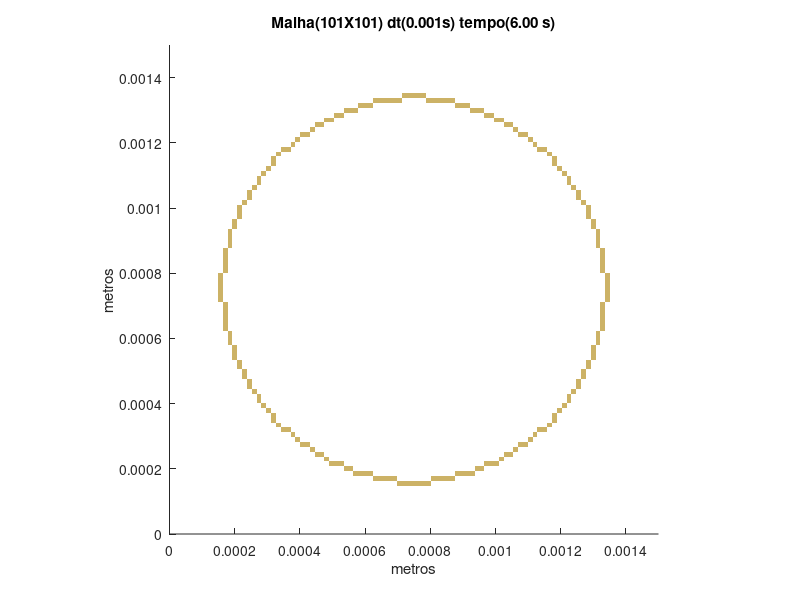

MATLAB code to generate this figure:
set (gca,'PlotBoxAspectRatio',[1 1 1],'Xlim',[0,0.0015],'Ylim',[0,0.0015])
hold on
title('Malha(101X101) dt(0.001s) tempo(6.00 s)')
hold on
ylabel('metros')
hold on
xlabel('metros')
hold on

fill([0.000698019801980198 0.000698019801980198 0.000712871287128713 0.000712871287128713],[0.000148514851485149 0.000163366336633663 0.000163366336633663 0.000148514851485149],[0.8,0.7,0.4],'LineStyle','none')

fill([0.000712871287128713 0.000712871287128713 0.000727722772277228 0.000727722772277228],[0.000148514851485149 0.000163366336633663 0.000163366336633663 0.000148514851485149],[0.8,0.7,0.4],'LineStyle','none')

fill([0.000727722772277228 0.000727722772277228 0.000742574257425743 0.000742574257425743],[0.000148514851485149 0.000163366336633663 0.000163366336633663 0.000148514851485149],[0.8,0.7,0.4],'LineStyle','none')

fill([0.000742574257425743 0.000742574257425743 0.000757425742574257 0.000757425742574257],[0.000148514851485149 0.000163366336633663 0.000163366336633663 0.000148514851485149],[0.8,0.7,0.4],'LineStyle','none')

fill([0.000757425742574257 0.000757425742574257 0.000772277227722772 0.000772277227722772],[0.000148514851485149 0.000163366336633663 0.000163366336633663 0.000148514851485149],[0.8,0.7,0.4],'LineStyle','none')

fill([0.000772277227722772 0.000772277227722772 0.000787128712871287 0.000787128712871287],[0.000148514851485149 0.000163366336633663 0.000163366336633663 0.000148514851485149],[0.8,0.7,0.4],'LineStyle','none')

fill([0.000787128712871287 0.000787128712871287 0.000801980198019802 0.000801980198019802],[0.000148514851485149 0.000163366336633663 0.000163366336633663 0.000148514851485149],[0.8,0.7,0.4],'LineStyle','none')

fill([0.000623762376237624 0.000623762376237624 0.000638613861386139 0.000638613861386139],[0.000163366336633663 0.000178217821782178 0.000178217821782178 0.000163366336633663],[0.8,0.7,0.4],'LineStyle','none')

fill([0.000638613861386139 0.000638613861386139 0.000653465346534653 0.000653465346534653],[0.000163366336633663 0.000178217821782178 0.000178217821782178 0.000163366336633663],[0.8,0.7,0.4],'LineStyle','none')

fill([0.000653465346534653 0.000653465346534653 0.000668316831683168 0.000668316831683168],[0.000163366336633663 0.000178217821782178 0.000178217821782178 0.000163366336633663],[0.8,0.7,0.4],'LineStyle','none')

fill([0.000668316831683168 0.000668316831683168 0.000683168316831683 0.000683168316831683],[0.000163366336633663 0.000178217821782178 0.000178217821782178 0.000163366336633663],[0.8,0.7,0.4],'LineStyle','none')

fill([0.000683168316831683 0.000683168316831683 0.000698019801980198 0.000698019801980198],[0.000163366336633663 0.000178217821782178 0.000178217821782178 0.000163366336633663],[0.8,0.7,0.4],'LineStyle','none')

fill([0.000801980198019802 0.000801980198019802 0.000816831683168317 0.000816831683168317],[0.000163366336633663 0.000178217821782178 0.000178217821782178 0.000163366336633663],[0.8,0.7,0.4],'LineStyle','none')

fill([0.000816831683168317 0.000816831683168317 0.000831683168316832 0.000831683168316832],[0.000163366336633663 0.000178217821782178 0.000178217821782178 0.000163366336633663],[0.8,0.7,0.4],'LineStyle','none')

fill([0.000831683168316832 0.000831683168316832 0.000846534653465347 0.000846534653465347],[0.000163366336633663 0.000178217821782178 0.000178217821782178 0.000163366336633663],[0.8,0.7,0.4],'LineStyle','none')

fill([0.000846534653465347 0.000846534653465347 0.000861386138613861 0.000861386138613861],[0.000163366336633663 0.000178217821782178 0.000178217821782178 0.000163366336633663],[0.8,0.7,0.4],'LineStyle','none')

fill([0.000861386138613861 0.000861386138613861 0.000876237623762376 0.000876237623762376],[0.000163366336633663 0.000178217821782178 0.000178217821782178 0.000163366336633663],[0.8,0.7,0.4],'LineStyle','none')

fill([0.000564356435643564 0.000564356435643564 0.000579207920792079 0.000579207920792079],[0.000178217821782178 0.000193069306930693 0.000193069306930693 0.000178217821782178],[0.8,0.7,0.4],'LineStyle','none')

fill([0.000579207920792079 0.000579207920792079 0.000594059405940594 0.000594059405940594],[0.000178217821782178 0.000193069306930693 0.000193069306930693 0.000178217821782178],[0.8,0.7,0.4],'LineStyle','none')

fill([0.000594059405940594 0.000594059405940594 0.000608910891089109 0.000608910891089109],[0.000178217821782178 0.000193069306930693 0.000193069306930693 0.000178217821782178],[0.8,0.7,0.4],'LineStyle','none')

fill([0.000608910891089109 0.000608910891089109 0.000623762376237624 0.000623762376237624],[0.000178217821782178 0.000193069306930693 0.000193069306930693 0.000178217821782178],[0.8,0.7,0.4],'LineStyle','none')

fill([0.000876237623762376 0.000876237623762376 0.000891089108910891 0.000891089108910891],[0.000178217821782178 0.000193069306930693 0.000193069306930693 0.000178217821782178],[0.8,0.7,0.4],'LineStyle','none')

fill([0.000891089108910891 0.000891089108910891 0.000905940594059406 0.000905940594059406],[0.000178217821782178 0.000193069306930693 0.000193069306930693 0.000178217821782178],[0.8,0.7,0.4],'LineStyle','none')

fill([0.000905940594059406 0.000905940594059406 0.000920792079207921 0.000920792079207921],[0.000178217821782178 0.000193069306930693 0.000193069306930693 0.000178217821782178],[0.8,0.7,0.4],'LineStyle','none')

fill([0.000920792079207921 0.000920792079207921 0.000935643564356436 0.000935643564356436],[0.000178217821782178 0.000193069306930693 0.000193069306930693 0.000178217821782178],[0.8,0.7,0.4],'LineStyle','none')

fill([0.000534653465346535 0.000534653465346535 0.000549504950495049 0.000549504950495049],[0.000193069306930693 0.000207920792079208 0.000207920792079208 0.000193069306930693],[0.8,0.7,0.4],'LineStyle','none')

fill([0.000549504950495049 0.000549504950495049 0.000564356435643564 0.000564356435643564],[0.000193069306930693 0.000207920792079208 0.000207920792079208 0.000193069306930693],[0.8,0.7,0.4],'LineStyle','none')

fill([0.000935643564356436 0.000935643564356436 0.00095049504950495 0.00095049504950495],[0.000193069306930693 0.000207920792079208 0.000207920792079208 0.000193069306930693],[0.8,0.7,0.4],'LineStyle','none')

fill([0.00095049504950495 0.00095049504950495 0.000965346534653465 0.000965346534653465],[0.000193069306930693 0.000207920792079208 0.000207920792079208 0.000193069306930693],[0.8,0.7,0.4],'LineStyle','none')

fill([0.00049009900990099 0.00049009900990099 0.000504950495049505 0.000504950495049505],[0.000207920792079208 0.000222772277227723 0.000222772277227723 0.000207920792079208],[0.8,0.7,0.4],'LineStyle','none')

fill([0.000504950495049505 0.000504950495049505 0.00051980198019802 0.00051980198019802],[0.000207920792079208 0.000222772277227723 0.000222772277227723 0.000207920792079208],[0.8,0.7,0.4],'LineStyle','none')

fill([0.00051980198019802 0.00051980198019802 0.000534653465346535 0.000534653465346535],[0.000207920792079208 0.000222772277227723 0.000222772277227723 0.000207920792079208],[0.8,0.7,0.4],'LineStyle','none')

fill([0.000965346534653465 0.000965346534653465 0.00098019801980198 0.00098019801980198],[0.000207920792079208 0.000222772277227723 0.000222772277227723 0.000207920792079208],[0.8,0.7,0.4],'LineStyle','none')

fill([0.00098019801980198 0.00098019801980198 0.000995049504950495 0.000995049504950495],[0.000207920792079208 0.000222772277227723 0.000222772277227723 0.000207920792079208],[0.8,0.7,0.4],'LineStyle','none')

fill([0.000995049504950495 0.000995049504950495 0.00100990099009901 0.00100990099009901],[0.000207920792079208 0.000222772277227723 0.000222772277227723 0.000207920792079208],[0.8,0.7,0.4],'LineStyle','none')

fill([0.000475247524752475 0.000475247524752475 0.00049009900990099 0.00049009900990099],[0.000222772277227723 0.000237623762376238 0.000237623762376238 0.000222772277227723],[0.8,0.7,0.4],'LineStyle','none')

fill([0.00100990099009901 0.00100990099009901 0.00102475247524752 0.00102475247524752],[0.000222772277227723 0.000237623762376238 0.000237623762376238 0.000222772277227723],[0.8,0.7,0.4],'LineStyle','none')

fill([0.000445544554455446 0.000445544554455446 0.00046039603960396 0.00046039603960396],[0.000237623762376238 0.000252475247524752 0.000252475247524752 0.000237623762376238],[0.8,0.7,0.4],'LineStyle','none')

fill([0.00046039603960396 0.00046039603960396 0.000475247524752475 0.000475247524752475],[0.000237623762376238 0.000252475247524752 0.000252475247524752 0.000237623762376238],[0.8,0.7,0.4],'LineStyle','none')

fill([0.00102475247524752 0.00102475247524752 0.00103960396039604 0.00103960396039604],[0.000237623762376238 0.000252475247524752 0.000252475247524752 0.000237623762376238],[0.8,0.7,0.4],'LineStyle','none')

fill([0.00103960396039604 0.00103960396039604 0.00105445544554455 0.00105445544554455],[0.000237623762376238 0.000252475247524752 0.000252475247524752 0.000237623762376238],[0.8,0.7,0.4],'LineStyle','none')

fill([0.000430693069306931 0.000430693069306931 0.000445544554455446 0.000445544554455446],[0.000252475247524752 0.000267326732673267 0.000267326732673267 0.000252475247524752],[0.8,0.7,0.4],'LineStyle','none')

fill([0.00105445544554455 0.00105445544554455 0.00106930693069307 0.00106930693069307],[0.000252475247524752 0.000267326732673267 0.000267326732673267 0.000252475247524752],[0.8,0.7,0.4],'LineStyle','none')

fill([0.000400990099009901 0.000400990099009901 0.000415841584158416 0.000415841584158416],[0.000267326732673267 0.000282178217821782 0.000282178217821782 0.000267326732673267],[0.8,0.7,0.4],'LineStyle','none')

fill([0.000415841584158416 0.000415841584158416 0.000430693069306931 0.000430693069306931],[0.000267326732673267 0.000282178217821782 0.000282178217821782 0.000267326732673267],[0.8,0.7,0.4],'LineStyle','none')

fill([0.00106930693069307 0.00106930693069307 0.00108415841584158 0.00108415841584158],[0.000267326732673267 0.000282178217821782 0.000282178217821782 0.000267326732673267],[0.8,0.7,0.4],'LineStyle','none')

fill([0.00108415841584158 0.00108415841584158 0.0010990099009901 0.0010990099009901],[0.000267326732673267 0.000282178217821782 0.000282178217821782 0.000267326732673267],[0.8,0.7,0.4],'LineStyle','none')

fill([0.000386138613861386 0.000386138613861386 0.000400990099009901 0.000400990099009901],[0.000282178217821782 0.000297029702970297 0.000297029702970297 0.000282178217821782],[0.8,0.7,0.4],'LineStyle','none')

fill([0.0010990099009901 0.0010990099009901 0.00111386138613861 0.00111386138613861],[0.000282178217821782 0.000297029702970297 0.000297029702970297 0.000282178217821782],[0.8,0.7,0.4],'LineStyle','none')

fill([0.000371287128712871 0.000371287128712871 0.000386138613861386 0.000386138613861386],[0.000297029702970297 0.000311881188118812 0.000311881188118812 0.000297029702970297],[0.8,0.7,0.4],'LineStyle','none')

fill([0.00111386138613861 0.00111386138613861 0.00112871287128713 0.00112871287128713],[0.000297029702970297 0.000311881188118812 0.000311881188118812 0.000297029702970297],[0.8,0.7,0.4],'LineStyle','none')

fill([0.000341584158415842 0.000341584158415842 0.000356435643564356 0.000356435643564356],[0.000311881188118812 0.000326732673267327 0.000326732673267327 0.000311881188118812],[0.8,0.7,0.4],'LineStyle','none')

fill([0.000356435643564356 0.000356435643564356 0.000371287128712871 0.000371287128712871],[0.000311881188118812 0.000326732673267327 0.000326732673267327 0.000311881188118812],[0.8,0.7,0.4],'LineStyle','none')

fill([0.00112871287128713 0.00112871287128713 0.00114356435643564 0.00114356435643564],[0.000311881188118812 0.000326732673267327 0.000326732673267327 0.000311881188118812],[0.8,0.7,0.4],'LineStyle','none')

fill([0.00114356435643564 0.00114356435643564 0.00115841584158416 0.00115841584158416],[0.000311881188118812 0.000326732673267327 0.000326732673267327 0.000311881188118812],[0.8,0.7,0.4],'LineStyle','none')

fill([0.000326732673267327 0.000326732673267327 0.000341584158415842 0.000341584158415842],[0.000326732673267327 0.000341584158415842 0.000341584158415842 0.000326732673267327],[0.8,0.7,0.4],'LineStyle','none')

fill([0.00115841584158416 0.00115841584158416 0.00117326732673267 0.00117326732673267],[0.000326732673267327 0.000341584158415842 0.000341584158415842 0.000326732673267327],[0.8,0.7,0.4],'LineStyle','none')

fill([0.000311881188118812 0.000311881188118812 0.000326732673267327 0.000326732673267327],[0.000341584158415842 0.000356435643564356 0.000356435643564356 0.000341584158415842],[0.8,0.7,0.4],'LineStyle','none')

fill([0.00117326732673267 0.00117326732673267 0.00118811881188119 0.00118811881188119],[0.000341584158415842 0.000356435643564356 0.000356435643564356 0.000341584158415842],[0.8,0.7,0.4],'LineStyle','none')

fill([0.000311881188118812 0.000311881188118812 0.000326732673267327 0.000326732673267327],[0.000356435643564356 0.000371287128712871 0.000371287128712871 0.000356435643564356],[0.8,0.7,0.4],'LineStyle','none')

fill([0.00117326732673267 0.00117326732673267 0.00118811881188119 0.00118811881188119],[0.000356435643564356 0.000371287128712871 0.000371287128712871 0.000356435643564356],[0.8,0.7,0.4],'LineStyle','none')

fill([0.000297029702970297 0.000297029702970297 0.000311881188118812 0.000311881188118812],[0.000371287128712871 0.000386138613861386 0.000386138613861386 0.000371287128712871],[0.8,0.7,0.4],'LineStyle','none')

fill([0.00118811881188119 0.00118811881188119 0.0012029702970297 0.0012029702970297],[0.000371287128712871 0.000386138613861386 0.000386138613861386 0.000371287128712871],[0.8,0.7,0.4],'LineStyle','none')

fill([0.000282178217821782 0.000282178217821782 0.000297029702970297 0.000297029702970297],[0.000386138613861386 0.000400990099009901 0.000400990099009901 0.000386138613861386],[0.8,0.7,0.4],'LineStyle','none')

fill([0.0012029702970297 0.0012029702970297 0.00121782178217822 0.00121782178217822],[0.000386138613861386 0.000400990099009901 0.000400990099009901 0.000386138613861386],[0.8,0.7,0.4],'LineStyle','none')

fill([0.000267326732673267 0.000267326732673267 0.000282178217821782 0.000282178217821782],[0.000400990099009901 0.000415841584158416 0.000415841584158416 0.000400990099009901],[0.8,0.7,0.4],'LineStyle','none')

fill([0.00121782178217822 0.00121782178217822 0.00123267326732673 0.00123267326732673],[0.000400990099009901 0.000415841584158416 0.000415841584158416 0.000400990099009901],[0.8,0.7,0.4],'LineStyle','none')

fill([0.000267326732673267 0.000267326732673267 0.000282178217821782 0.000282178217821782],[0.000415841584158416 0.000430693069306931 0.000430693069306931 0.000415841584158416],[0.8,0.7,0.4],'LineStyle','none')

fill([0.00121782178217822 0.00121782178217822 0.00123267326732673 0.00123267326732673],[0.000415841584158416 0.000430693069306931 0.000430693069306931 0.000415841584158416],[0.8,0.7,0.4],'LineStyle','none')

fill([0.000252475247524752 0.000252475247524752 0.000267326732673267 0.000267326732673267],[0.000430693069306931 0.000445544554455446 0.000445544554455446 0.000430693069306931],[0.8,0.7,0.4],'LineStyle','none')

fill([0.00123267326732673 0.00123267326732673 0.00124752475247525 0.00124752475247525],[0.000430693069306931 0.000445544554455446 0.000445544554455446 0.000430693069306931],[0.8,0.7,0.4],'LineStyle','none')

fill([0.000237623762376238 0.000237623762376238 0.000252475247524752 0.000252475247524752],[0.000445544554455446 0.00046039603960396 0.00046039603960396 0.000445544554455446],[0.8,0.7,0.4],'LineStyle','none')

fill([0.00124752475247525 0.00124752475247525 0.00126237623762376 0.00126237623762376],[0.000445544554455446 0.00046039603960396 0.00046039603960396 0.000445544554455446],[0.8,0.7,0.4],'LineStyle','none')

fill([0.000237623762376238 0.000237623762376238 0.000252475247524752 0.000252475247524752],[0.00046039603960396 0.000475247524752475 0.000475247524752475 0.00046039603960396],[0.8,0.7,0.4],'LineStyle','none')

fill([0.00124752475247525 0.00124752475247525 0.00126237623762376 0.00126237623762376],[0.00046039603960396 0.000475247524752475 0.000475247524752475 0.00046039603960396],[0.8,0.7,0.4],'LineStyle','none')

fill([0.000222772277227723 0.000222772277227723 0.000237623762376238 0.000237623762376238],[0.000475247524752475 0.00049009900990099 0.00049009900990099 0.000475247524752475],[0.8,0.7,0.4],'LineStyle','none')

fill([0.00126237623762376 0.00126237623762376 0.00127722772277228 0.00127722772277228],[0.000475247524752475 0.00049009900990099 0.00049009900990099 0.000475247524752475],[0.8,0.7,0.4],'LineStyle','none')

fill([0.000222772277227723 0.000222772277227723 0.000237623762376238 0.000237623762376238],[0.00049009900990099 0.000504950495049505 0.000504950495049505 0.00049009900990099],[0.8,0.7,0.4],'LineStyle','none')

fill([0.00126237623762376 0.00126237623762376 0.00127722772277228 0.00127722772277228],[0.00049009900990099 0.000504950495049505 0.000504950495049505 0.00049009900990099],[0.8,0.7,0.4],'LineStyle','none')

fill([0.000207920792079208 0.000207920792079208 0.000222772277227723 0.000222772277227723],[0.000504950495049505 0.00051980198019802 0.00051980198019802 0.000504950495049505],[0.8,0.7,0.4],'LineStyle','none')

fill([0.00127722772277228 0.00127722772277228 0.00129207920792079 0.00129207920792079],[0.000504950495049505 0.00051980198019802 0.00051980198019802 0.000504950495049505],[0.8,0.7,0.4],'LineStyle','none')

fill([0.000207920792079208 0.000207920792079208 0.000222772277227723 0.000222772277227723],[0.00051980198019802 0.000534653465346535 0.000534653465346535 0.00051980198019802],[0.8,0.7,0.4],'LineStyle','none')

fill([0.00127722772277228 0.00127722772277228 0.00129207920792079 0.00129207920792079],[0.00051980198019802 0.000534653465346535 0.000534653465346535 0.00051980198019802],[0.8,0.7,0.4],'LineStyle','none')

fill([0.000193069306930693 0.000193069306930693 0.000207920792079208 0.000207920792079208],[0.000534653465346535 0.000549504950495049 0.000549504950495049 0.000534653465346535],[0.8,0.7,0.4],'LineStyle','none')

fill([0.00129207920792079 0.00129207920792079 0.00130693069306931 0.00130693069306931],[0.000534653465346535 0.000549504950495049 0.000549504950495049 0.000534653465346535],[0.8,0.7,0.4],'LineStyle','none')

fill([0.000193069306930693 0.000193069306930693 0.000207920792079208 0.000207920792079208],[0.000549504950495049 0.000564356435643564 0.000564356435643564 0.000549504950495049],[0.8,0.7,0.4],'LineStyle','none')

fill([0.00129207920792079 0.00129207920792079 0.00130693069306931 0.00130693069306931],[0.000549504950495049 0.000564356435643564 0.000564356435643564 0.000549504950495049],[0.8,0.7,0.4],'LineStyle','none')

fill([0.000193069306930693 0.000193069306930693 0.000207920792079208 0.000207920792079208],[0.000564356435643564 0.000579207920792079 0.000579207920792079 0.000564356435643564],[0.8,0.7,0.4],'LineStyle','none')

fill([0.00129207920792079 0.00129207920792079 0.00130693069306931 0.00130693069306931],[0.000564356435643564 0.000579207920792079 0.000579207920792079 0.000564356435643564],[0.8,0.7,0.4],'LineStyle','none')

fill([0.000178217821782178 0.000178217821782178 0.000193069306930693 0.000193069306930693],[0.000579207920792079 0.000594059405940594 0.000594059405940594 0.000579207920792079],[0.8,0.7,0.4],'LineStyle','none')

fill([0.00130693069306931 0.00130693069306931 0.00132178217821782 0.00132178217821782],[0.000579207920792079 0.000594059405940594 0.000594059405940594 0.000579207920792079],[0.8,0.7,0.4],'LineStyle','none')

fill([0.000178217821782178 0.000178217821782178 0.000193069306930693 0.000193069306930693],[0.000594059405940594 0.000608910891089109 0.000608910891089109 0.000594059405940594],[0.8,0.7,0.4],'LineStyle','none')

fill([0.00130693069306931 0.00130693069306931 0.00132178217821782 0.00132178217821782],[0.000594059405940594 0.000608910891089109 0.000608910891089109 0.000594059405940594],[0.8,0.7,0.4],'LineStyle','none')

fill([0.000178217821782178 0.000178217821782178 0.000193069306930693 0.000193069306930693],[0.000608910891089109 0.000623762376237624 0.000623762376237624 0.000608910891089109],[0.8,0.7,0.4],'LineStyle','none')

fill([0.00130693069306931 0.00130693069306931 0.00132178217821782 0.00132178217821782],[0.000608910891089109 0.000623762376237624 0.000623762376237624 0.000608910891089109],[0.8,0.7,0.4],'LineStyle','none')

fill([0.000163366336633663 0.000163366336633663 0.000178217821782178 0.000178217821782178],[0.000623762376237624 0.000638613861386139 0.000638613861386139 0.000623762376237624],[0.8,0.7,0.4],'LineStyle','none')

fill([0.00132178217821782 0.00132178217821782 0.00133663366336634 0.00133663366336634],[0.000623762376237624 0.000638613861386139 0.000638613861386139 0.000623762376237624],[0.8,0.7,0.4],'LineStyle','none')

fill([0.000163366336633663 0.000163366336633663 0.000178217821782178 0.000178217821782178],[0.000638613861386139 0.000653465346534653 0.000653465346534653 0.000638613861386139],[0.8,0.7,0.4],'LineStyle','none')

fill([0.00132178217821782 0.00132178217821782 0.00133663366336634 0.00133663366336634],[0.000638613861386139 0.000653465346534653 0.000653465346534653 0.000638613861386139],[0.8,0.7,0.4],'LineStyle','none')

fill([0.000163366336633663 0.000163366336633663 0.000178217821782178 0.000178217821782178],[0.000653465346534653 0.000668316831683168 0.000668316831683168 0.000653465346534653],[0.8,0.7,0.4],'LineStyle','none')

fill([0.00132178217821782 0.00132178217821782 0.00133663366336634 0.00133663366336634],[0.000653465346534653 0.000668316831683168 0.000668316831683168 0.000653465346534653],[0.8,0.7,0.4],'LineStyle','none')

fill([0.000163366336633663 0.000163366336633663 0.000178217821782178 0.000178217821782178],[0.000668316831683168 0.000683168316831683 0.000683168316831683 0.000668316831683168],[0.8,0.7,0.4],'LineStyle','none')

fill([0.00132178217821782 0.00132178217821782 0.00133663366336634 0.00133663366336634],[0.000668316831683168 0.000683168316831683 0.000683168316831683 0.000668316831683168],[0.8,0.7,0.4],'LineStyle','none')

fill([0.000163366336633663 0.000163366336633663 0.000178217821782178 0.000178217821782178],[0.000683168316831683 0.000698019801980198 0.000698019801980198 0.000683168316831683],[0.8,0.7,0.4],'LineStyle','none')

fill([0.00132178217821782 0.00132178217821782 0.00133663366336634 0.00133663366336634],[0.000683168316831683 0.000698019801980198 0.000698019801980198 0.000683168316831683],[0.8,0.7,0.4],'LineStyle','none')

fill([0.000163366336633663 0.000163366336633663 0.000178217821782178 0.000178217821782178],[0.000698019801980198 0.000712871287128713 0.000712871287128713 0.000698019801980198],[0.8,0.7,0.4],'LineStyle','none')

fill([0.00132178217821782 0.00132178217821782 0.00133663366336634 0.00133663366336634],[0.000698019801980198 0.000712871287128713 0.000712871287128713 0.000698019801980198],[0.8,0.7,0.4],'LineStyle','none')

fill([0.000148514851485149 0.000148514851485149 0.000163366336633663 0.000163366336633663],[0.000712871287128713 0.000727722772277228 0.000727722772277228 0.000712871287128713],[0.8,0.7,0.4],'LineStyle','none')

fill([0.00133663366336634 0.00133663366336634 0.00135148514851485 0.00135148514851485],[0.000712871287128713 0.000727722772277228 0.000727722772277228 0.000712871287128713],[0.8,0.7,0.4],'LineStyle','none')

fill([0.000148514851485149 0.000148514851485149 0.000163366336633663 0.000163366336633663],[0.000727722772277228 0.000742574257425743 0.000742574257425743 0.000727722772277228],[0.8,0.7,0.4],'LineStyle','none')

fill([0.00133663366336634 0.00133663366336634 0.00135148514851485 0.00135148514851485],[0.000727722772277228 0.000742574257425743 0.000742574257425743 0.000727722772277228],[0.8,0.7,0.4],'LineStyle','none')

fill([0.000148514851485149 0.000148514851485149 0.000163366336633663 0.000163366336633663],[0.000742574257425743 0.000757425742574257 0.000757425742574257 0.000742574257425743],[0.8,0.7,0.4],'LineStyle','none')

fill([0.00133663366336634 0.00133663366336634 0.00135148514851485 0.00135148514851485],[0.000742574257425743 0.000757425742574257 0.000757425742574257 0.000742574257425743],[0.8,0.7,0.4],'LineStyle','none')

fill([0.000148514851485149 0.000148514851485149 0.000163366336633663 0.000163366336633663],[0.000757425742574257 0.000772277227722772 0.000772277227722772 0.000757425742574257],[0.8,0.7,0.4],'LineStyle','none')

fill([0.00133663366336634 0.00133663366336634 0.00135148514851485 0.00135148514851485],[0.000757425742574257 0.000772277227722772 0.000772277227722772 0.000757425742574257],[0.8,0.7,0.4],'LineStyle','none')

fill([0.000148514851485149 0.000148514851485149 0.000163366336633663 0.000163366336633663],[0.000772277227722772 0.000787128712871287 0.000787128712871287 0.000772277227722772],[0.8,0.7,0.4],'LineStyle','none')

fill([0.00133663366336634 0.00133663366336634 0.00135148514851485 0.00135148514851485],[0.000772277227722772 0.000787128712871287 0.000787128712871287 0.000772277227722772],[0.8,0.7,0.4],'LineStyle','none')

fill([0.000148514851485149 0.000148514851485149 0.000163366336633663 0.000163366336633663],[0.000787128712871287 0.000801980198019802 0.000801980198019802 0.000787128712871287],[0.8,0.7,0.4],'LineStyle','none')

fill([0.00133663366336634 0.00133663366336634 0.00135148514851485 0.00135148514851485],[0.000787128712871287 0.000801980198019802 0.000801980198019802 0.000787128712871287],[0.8,0.7,0.4],'LineStyle','none')

fill([0.000163366336633663 0.000163366336633663 0.000178217821782178 0.000178217821782178],[0.000801980198019802 0.000816831683168317 0.000816831683168317 0.000801980198019802],[0.8,0.7,0.4],'LineStyle','none')

fill([0.00132178217821782 0.00132178217821782 0.00133663366336634 0.00133663366336634],[0.000801980198019802 0.000816831683168317 0.000816831683168317 0.000801980198019802],[0.8,0.7,0.4],'LineStyle','none')

fill([0.000163366336633663 0.000163366336633663 0.000178217821782178 0.000178217821782178],[0.000816831683168317 0.000831683168316832 0.000831683168316832 0.000816831683168317],[0.8,0.7,0.4],'LineStyle','none')

fill([0.00132178217821782 0.00132178217821782 0.00133663366336634 0.00133663366336634],[0.000816831683168317 0.000831683168316832 0.000831683168316832 0.000816831683168317],[0.8,0.7,0.4],'LineStyle','none')

fill([0.000163366336633663 0.000163366336633663 0.000178217821782178 0.000178217821782178],[0.000831683168316832 0.000846534653465347 0.000846534653465347 0.000831683168316832],[0.8,0.7,0.4],'LineStyle','none')

fill([0.00132178217821782 0.00132178217821782 0.00133663366336634 0.00133663366336634],[0.000831683168316832 0.000846534653465347 0.000846534653465347 0.000831683168316832],[0.8,0.7,0.4],'LineStyle','none')

fill([0.000163366336633663 0.000163366336633663 0.000178217821782178 0.000178217821782178],[0.000846534653465347 0.000861386138613861 0.000861386138613861 0.000846534653465347],[0.8,0.7,0.4],'LineStyle','none')

fill([0.00132178217821782 0.00132178217821782 0.00133663366336634 0.00133663366336634],[0.000846534653465347 0.000861386138613861 0.000861386138613861 0.000846534653465347],[0.8,0.7,0.4],'LineStyle','none')

fill([0.000163366336633663 0.000163366336633663 0.000178217821782178 0.000178217821782178],[0.000861386138613861 0.000876237623762376 0.000876237623762376 0.000861386138613861],[0.8,0.7,0.4],'LineStyle','none')

fill([0.00132178217821782 0.00132178217821782 0.00133663366336634 0.00133663366336634],[0.000861386138613861 0.000876237623762376 0.000876237623762376 0.000861386138613861],[0.8,0.7,0.4],'LineStyle','none')

fill([0.000178217821782178 0.000178217821782178 0.000193069306930693 0.000193069306930693],[0.000876237623762376 0.000891089108910891 0.000891089108910891 0.000876237623762376],[0.8,0.7,0.4],'LineStyle','none')

fill([0.00130693069306931 0.00130693069306931 0.00132178217821782 0.00132178217821782],[0.000876237623762376 0.000891089108910891 0.000891089108910891 0.000876237623762376],[0.8,0.7,0.4],'LineStyle','none')

fill([0.000178217821782178 0.000178217821782178 0.000193069306930693 0.000193069306930693],[0.000891089108910891 0.000905940594059406 0.000905940594059406 0.000891089108910891],[0.8,0.7,0.4],'LineStyle','none')

fill([0.00130693069306931 0.00130693069306931 0.00132178217821782 0.00132178217821782],[0.000891089108910891 0.000905940594059406 0.000905940594059406 0.000891089108910891],[0.8,0.7,0.4],'LineStyle','none')

fill([0.000178217821782178 0.000178217821782178 0.000193069306930693 0.000193069306930693],[0.000905940594059406 0.000920792079207921 0.000920792079207921 0.000905940594059406],[0.8,0.7,0.4],'LineStyle','none')

fill([0.00130693069306931 0.00130693069306931 0.00132178217821782 0.00132178217821782],[0.000905940594059406 0.000920792079207921 0.000920792079207921 0.000905940594059406],[0.8,0.7,0.4],'LineStyle','none')

fill([0.000178217821782178 0.000178217821782178 0.000193069306930693 0.000193069306930693],[0.000920792079207921 0.000935643564356436 0.000935643564356436 0.000920792079207921],[0.8,0.7,0.4],'LineStyle','none')

fill([0.00130693069306931 0.00130693069306931 0.00132178217821782 0.00132178217821782],[0.000920792079207921 0.000935643564356436 0.000935643564356436 0.000920792079207921],[0.8,0.7,0.4],'LineStyle','none')

fill([0.000193069306930693 0.000193069306930693 0.000207920792079208 0.000207920792079208],[0.000935643564356436 0.00095049504950495 0.00095049504950495 0.000935643564356436],[0.8,0.7,0.4],'LineStyle','none')

fill([0.00129207920792079 0.00129207920792079 0.00130693069306931 0.00130693069306931],[0.000935643564356436 0.00095049504950495 0.00095049504950495 0.000935643564356436],[0.8,0.7,0.4],'LineStyle','none')

fill([0.000193069306930693 0.000193069306930693 0.000207920792079208 0.000207920792079208],[0.00095049504950495 0.000965346534653465 0.000965346534653465 0.00095049504950495],[0.8,0.7,0.4],'LineStyle','none')

fill([0.00129207920792079 0.00129207920792079 0.00130693069306931 0.00130693069306931],[0.00095049504950495 0.000965346534653465 0.000965346534653465 0.00095049504950495],[0.8,0.7,0.4],'LineStyle','none')

fill([0.000207920792079208 0.000207920792079208 0.000222772277227723 0.000222772277227723],[0.000965346534653465 0.00098019801980198 0.00098019801980198 0.000965346534653465],[0.8,0.7,0.4],'LineStyle','none')

fill([0.00127722772277228 0.00127722772277228 0.00129207920792079 0.00129207920792079],[0.000965346534653465 0.00098019801980198 0.00098019801980198 0.000965346534653465],[0.8,0.7,0.4],'LineStyle','none')

fill([0.000207920792079208 0.000207920792079208 0.000222772277227723 0.000222772277227723],[0.00098019801980198 0.000995049504950495 0.000995049504950495 0.00098019801980198],[0.8,0.7,0.4],'LineStyle','none')

fill([0.00127722772277228 0.00127722772277228 0.00129207920792079 0.00129207920792079],[0.00098019801980198 0.000995049504950495 0.000995049504950495 0.00098019801980198],[0.8,0.7,0.4],'LineStyle','none')

fill([0.000207920792079208 0.000207920792079208 0.000222772277227723 0.000222772277227723],[0.000995049504950495 0.00100990099009901 0.00100990099009901 0.000995049504950495],[0.8,0.7,0.4],'LineStyle','none')

fill([0.00127722772277228 0.00127722772277228 0.00129207920792079 0.00129207920792079],[0.000995049504950495 0.00100990099009901 0.00100990099009901 0.000995049504950495],[0.8,0.7,0.4],'LineStyle','none')

fill([0.000222772277227723 0.000222772277227723 0.000237623762376238 0.000237623762376238],[0.00100990099009901 0.00102475247524752 0.00102475247524752 0.00100990099009901],[0.8,0.7,0.4],'LineStyle','none')

fill([0.00126237623762376 0.00126237623762376 0.00127722772277228 0.00127722772277228],[0.00100990099009901 0.00102475247524752 0.00102475247524752 0.00100990099009901],[0.8,0.7,0.4],'LineStyle','none')

fill([0.000237623762376238 0.000237623762376238 0.000252475247524752 0.000252475247524752],[0.00102475247524752 0.00103960396039604 0.00103960396039604 0.00102475247524752],[0.8,0.7,0.4],'LineStyle','none')

fill([0.00124752475247525 0.00124752475247525 0.00126237623762376 0.00126237623762376],[0.00102475247524752 0.00103960396039604 0.00103960396039604 0.00102475247524752],[0.8,0.7,0.4],'LineStyle','none')

fill([0.000237623762376238 0.000237623762376238 0.000252475247524752 0.000252475247524752],[0.00103960396039604 0.00105445544554455 0.00105445544554455 0.00103960396039604],[0.8,0.7,0.4],'LineStyle','none')

fill([0.00124752475247525 0.00124752475247525 0.00126237623762376 0.00126237623762376],[0.00103960396039604 0.00105445544554455 0.00105445544554455 0.00103960396039604],[0.8,0.7,0.4],'LineStyle','none')

fill([0.000252475247524752 0.000252475247524752 0.000267326732673267 0.000267326732673267],[0.00105445544554455 0.00106930693069307 0.00106930693069307 0.00105445544554455],[0.8,0.7,0.4],'LineStyle','none')

fill([0.00123267326732673 0.00123267326732673 0.00124752475247525 0.00124752475247525],[0.00105445544554455 0.00106930693069307 0.00106930693069307 0.00105445544554455],[0.8,0.7,0.4],'LineStyle','none')

fill([0.000267326732673267 0.000267326732673267 0.000282178217821782 0.000282178217821782],[0.00106930693069307 0.00108415841584158 0.00108415841584158 0.00106930693069307],[0.8,0.7,0.4],'LineStyle','none')

fill([0.00121782178217822 0.00121782178217822 0.00123267326732673 0.00123267326732673],[0.00106930693069307 0.00108415841584158 0.00108415841584158 0.00106930693069307],[0.8,0.7,0.4],'LineStyle','none')

fill([0.000267326732673267 0.000267326732673267 0.000282178217821782 0.000282178217821782],[0.00108415841584158 0.0010990099009901 0.0010990099009901 0.00108415841584158],[0.8,0.7,0.4],'LineStyle','none')

fill([0.00121782178217822 0.00121782178217822 0.00123267326732673 0.00123267326732673],[0.00108415841584158 0.0010990099009901 0.0010990099009901 0.00108415841584158],[0.8,0.7,0.4],'LineStyle','none')

fill([0.000282178217821782 0.000282178217821782 0.000297029702970297 0.000297029702970297],[0.0010990099009901 0.00111386138613861 0.00111386138613861 0.0010990099009901],[0.8,0.7,0.4],'LineStyle','none')

fill([0.0012029702970297 0.0012029702970297 0.00121782178217822 0.00121782178217822],[0.0010990099009901 0.00111386138613861 0.00111386138613861 0.0010990099009901],[0.8,0.7,0.4],'LineStyle','none')

fill([0.000297029702970297 0.000297029702970297 0.000311881188118812 0.000311881188118812],[0.00111386138613861 0.00112871287128713 0.00112871287128713 0.00111386138613861],[0.8,0.7,0.4],'LineStyle','none')

fill([0.00118811881188119 0.00118811881188119 0.0012029702970297 0.0012029702970297],[0.00111386138613861 0.00112871287128713 0.00112871287128713 0.00111386138613861],[0.8,0.7,0.4],'LineStyle','none')

fill([0.000311881188118812 0.000311881188118812 0.000326732673267327 0.000326732673267327],[0.00112871287128713 0.00114356435643564 0.00114356435643564 0.00112871287128713],[0.8,0.7,0.4],'LineStyle','none')

fill([0.00117326732673267 0.00117326732673267 0.00118811881188119 0.00118811881188119],[0.00112871287128713 0.00114356435643564 0.00114356435643564 0.00112871287128713],[0.8,0.7,0.4],'LineStyle','none')

fill([0.000311881188118812 0.000311881188118812 0.000326732673267327 0.000326732673267327],[0.00114356435643564 0.00115841584158416 0.00115841584158416 0.00114356435643564],[0.8,0.7,0.4],'LineStyle','none')

fill([0.00117326732673267 0.00117326732673267 0.00118811881188119 0.00118811881188119],[0.00114356435643564 0.00115841584158416 0.00115841584158416 0.00114356435643564],[0.8,0.7,0.4],'LineStyle','none')

fill([0.000326732673267327 0.000326732673267327 0.000341584158415842 0.000341584158415842],[0.00115841584158416 0.00117326732673267 0.00117326732673267 0.00115841584158416],[0.8,0.7,0.4],'LineStyle','none')

fill([0.00115841584158416 0.00115841584158416 0.00117326732673267 0.00117326732673267],[0.00115841584158416 0.00117326732673267 0.00117326732673267 0.00115841584158416],[0.8,0.7,0.4],'LineStyle','none')

fill([0.000341584158415842 0.000341584158415842 0.000356435643564356 0.000356435643564356],[0.00117326732673267 0.00118811881188119 0.00118811881188119 0.00117326732673267],[0.8,0.7,0.4],'LineStyle','none')

fill([0.000356435643564356 0.000356435643564356 0.000371287128712871 0.000371287128712871],[0.00117326732673267 0.00118811881188119 0.00118811881188119 0.00117326732673267],[0.8,0.7,0.4],'LineStyle','none')

fill([0.00112871287128713 0.00112871287128713 0.00114356435643564 0.00114356435643564],[0.00117326732673267 0.00118811881188119 0.00118811881188119 0.00117326732673267],[0.8,0.7,0.4],'LineStyle','none')

fill([0.00114356435643564 0.00114356435643564 0.00115841584158416 0.00115841584158416],[0.00117326732673267 0.00118811881188119 0.00118811881188119 0.00117326732673267],[0.8,0.7,0.4],'LineStyle','none')

fill([0.000371287128712871 0.000371287128712871 0.000386138613861386 0.000386138613861386],[0.00118811881188119 0.0012029702970297 0.0012029702970297 0.00118811881188119],[0.8,0.7,0.4],'LineStyle','none')

fill([0.00111386138613861 0.00111386138613861 0.00112871287128713 0.00112871287128713],[0.00118811881188119 0.0012029702970297 0.0012029702970297 0.00118811881188119],[0.8,0.7,0.4],'LineStyle','none')

fill([0.000386138613861386 0.000386138613861386 0.000400990099009901 0.000400990099009901],[0.0012029702970297 0.00121782178217822 0.00121782178217822 0.0012029702970297],[0.8,0.7,0.4],'LineStyle','none')

fill([0.0010990099009901 0.0010990099009901 0.00111386138613861 0.00111386138613861],[0.0012029702970297 0.00121782178217822 0.00121782178217822 0.0012029702970297],[0.8,0.7,0.4],'LineStyle','none')

fill([0.000400990099009901 0.000400990099009901 0.000415841584158416 0.000415841584158416],[0.00121782178217822 0.00123267326732673 0.00123267326732673 0.00121782178217822],[0.8,0.7,0.4],'LineStyle','none')

fill([0.000415841584158416 0.000415841584158416 0.000430693069306931 0.000430693069306931],[0.00121782178217822 0.00123267326732673 0.00123267326732673 0.00121782178217822],[0.8,0.7,0.4],'LineStyle','none')

fill([0.00106930693069307 0.00106930693069307 0.00108415841584158 0.00108415841584158],[0.00121782178217822 0.00123267326732673 0.00123267326732673 0.00121782178217822],[0.8,0.7,0.4],'LineStyle','none')

fill([0.00108415841584158 0.00108415841584158 0.0010990099009901 0.0010990099009901],[0.00121782178217822 0.00123267326732673 0.00123267326732673 0.00121782178217822],[0.8,0.7,0.4],'LineStyle','none')

fill([0.000430693069306931 0.000430693069306931 0.000445544554455446 0.000445544554455446],[0.00123267326732673 0.00124752475247525 0.00124752475247525 0.00123267326732673],[0.8,0.7,0.4],'LineStyle','none')

fill([0.00105445544554455 0.00105445544554455 0.00106930693069307 0.00106930693069307],[0.00123267326732673 0.00124752475247525 0.00124752475247525 0.00123267326732673],[0.8,0.7,0.4],'LineStyle','none')

fill([0.000445544554455446 0.000445544554455446 0.00046039603960396 0.00046039603960396],[0.00124752475247525 0.00126237623762376 0.00126237623762376 0.00124752475247525],[0.8,0.7,0.4],'LineStyle','none')

fill([0.00046039603960396 0.00046039603960396 0.000475247524752475 0.000475247524752475],[0.00124752475247525 0.00126237623762376 0.00126237623762376 0.00124752475247525],[0.8,0.7,0.4],'LineStyle','none')

fill([0.00102475247524752 0.00102475247524752 0.00103960396039604 0.00103960396039604],[0.00124752475247525 0.00126237623762376 0.00126237623762376 0.00124752475247525],[0.8,0.7,0.4],'LineStyle','none')

fill([0.00103960396039604 0.00103960396039604 0.00105445544554455 0.00105445544554455],[0.00124752475247525 0.00126237623762376 0.00126237623762376 0.00124752475247525],[0.8,0.7,0.4],'LineStyle','none')

fill([0.000475247524752475 0.000475247524752475 0.00049009900990099 0.00049009900990099],[0.00126237623762376 0.00127722772277228 0.00127722772277228 0.00126237623762376],[0.8,0.7,0.4],'LineStyle','none')

fill([0.00049009900990099 0.00049009900990099 0.000504950495049505 0.000504950495049505],[0.00126237623762376 0.00127722772277228 0.00127722772277228 0.00126237623762376],[0.8,0.7,0.4],'LineStyle','none')

fill([0.000995049504950495 0.000995049504950495 0.00100990099009901 0.00100990099009901],[0.00126237623762376 0.00127722772277228 0.00127722772277228 0.00126237623762376],[0.8,0.7,0.4],'LineStyle','none')

fill([0.00100990099009901 0.00100990099009901 0.00102475247524752 0.00102475247524752],[0.00126237623762376 0.00127722772277228 0.00127722772277228 0.00126237623762376],[0.8,0.7,0.4],'LineStyle','none')

fill([0.000504950495049505 0.000504950495049505 0.00051980198019802 0.00051980198019802],[0.00127722772277228 0.00129207920792079 0.00129207920792079 0.00127722772277228],[0.8,0.7,0.4],'LineStyle','none')

fill([0.00051980198019802 0.00051980198019802 0.000534653465346535 0.000534653465346535],[0.00127722772277228 0.00129207920792079 0.00129207920792079 0.00127722772277228],[0.8,0.7,0.4],'LineStyle','none')

fill([0.000965346534653465 0.000965346534653465 0.00098019801980198 0.00098019801980198],[0.00127722772277228 0.00129207920792079 0.00129207920792079 0.00127722772277228],[0.8,0.7,0.4],'LineStyle','none')

fill([0.00098019801980198 0.00098019801980198 0.000995049504950495 0.000995049504950495],[0.00127722772277228 0.00129207920792079 0.00129207920792079 0.00127722772277228],[0.8,0.7,0.4],'LineStyle','none')

fill([0.000534653465346535 0.000534653465346535 0.000549504950495049 0.000549504950495049],[0.00129207920792079 0.00130693069306931 0.00130693069306931 0.00129207920792079],[0.8,0.7,0.4],'LineStyle','none')

fill([0.000549504950495049 0.000549504950495049 0.000564356435643564 0.000564356435643564],[0.00129207920792079 0.00130693069306931 0.00130693069306931 0.00129207920792079],[0.8,0.7,0.4],'LineStyle','none')

fill([0.000564356435643564 0.000564356435643564 0.000579207920792079 0.000579207920792079],[0.00129207920792079 0.00130693069306931 0.00130693069306931 0.00129207920792079],[0.8,0.7,0.4],'LineStyle','none')

fill([0.000920792079207921 0.000920792079207921 0.000935643564356436 0.000935643564356436],[0.00129207920792079 0.00130693069306931 0.00130693069306931 0.00129207920792079],[0.8,0.7,0.4],'LineStyle','none')

fill([0.000935643564356436 0.000935643564356436 0.00095049504950495 0.00095049504950495],[0.00129207920792079 0.00130693069306931 0.00130693069306931 0.00129207920792079],[0.8,0.7,0.4],'LineStyle','none')

fill([0.00095049504950495 0.00095049504950495 0.000965346534653465 0.000965346534653465],[0.00129207920792079 0.00130693069306931 0.00130693069306931 0.00129207920792079],[0.8,0.7,0.4],'LineStyle','none')

fill([0.000579207920792079 0.000579207920792079 0.000594059405940594 0.000594059405940594],[0.00130693069306931 0.00132178217821782 0.00132178217821782 0.00130693069306931],[0.8,0.7,0.4],'LineStyle','none')

fill([0.000594059405940594 0.000594059405940594 0.000608910891089109 0.000608910891089109],[0.00130693069306931 0.00132178217821782 0.00132178217821782 0.00130693069306931],[0.8,0.7,0.4],'LineStyle','none')

fill([0.000608910891089109 0.000608910891089109 0.000623762376237624 0.000623762376237624],[0.00130693069306931 0.00132178217821782 0.00132178217821782 0.00130693069306931],[0.8,0.7,0.4],'LineStyle','none')

fill([0.000876237623762376 0.000876237623762376 0.000891089108910891 0.000891089108910891],[0.00130693069306931 0.00132178217821782 0.00132178217821782 0.00130693069306931],[0.8,0.7,0.4],'LineStyle','none')

fill([0.000891089108910891 0.000891089108910891 0.000905940594059406 0.000905940594059406],[0.00130693069306931 0.00132178217821782 0.00132178217821782 0.00130693069306931],[0.8,0.7,0.4],'LineStyle','none')

fill([0.000905940594059406 0.000905940594059406 0.000920792079207921 0.000920792079207921],[0.00130693069306931 0.00132178217821782 0.00132178217821782 0.00130693069306931],[0.8,0.7,0.4],'LineStyle','none')

fill([0.000623762376237624 0.000623762376237624 0.000638613861386139 0.000638613861386139],[0.00132178217821782 0.00133663366336634 0.00133663366336634 0.00132178217821782],[0.8,0.7,0.4],'LineStyle','none')

fill([0.000638613861386139 0.000638613861386139 0.000653465346534653 0.000653465346534653],[0.00132178217821782 0.00133663366336634 0.00133663366336634 0.00132178217821782],[0.8,0.7,0.4],'LineStyle','none')

fill([0.000653465346534653 0.000653465346534653 0.000668316831683168 0.000668316831683168],[0.00132178217821782 0.00133663366336634 0.00133663366336634 0.00132178217821782],[0.8,0.7,0.4],'LineStyle','none')

fill([0.000668316831683168 0.000668316831683168 0.000683168316831683 0.000683168316831683],[0.00132178217821782 0.00133663366336634 0.00133663366336634 0.00132178217821782],[0.8,0.7,0.4],'LineStyle','none')

fill([0.000683168316831683 0.000683168316831683 0.000698019801980198 0.000698019801980198],[0.00132178217821782 0.00133663366336634 0.00133663366336634 0.00132178217821782],[0.8,0.7,0.4],'LineStyle','none')

fill([0.000698019801980198 0.000698019801980198 0.000712871287128713 0.000712871287128713],[0.00132178217821782 0.00133663366336634 0.00133663366336634 0.00132178217821782],[0.8,0.7,0.4],'LineStyle','none')

fill([0.000787128712871287 0.000787128712871287 0.000801980198019802 0.000801980198019802],[0.00132178217821782 0.00133663366336634 0.00133663366336634 0.00132178217821782],[0.8,0.7,0.4],'LineStyle','none')

fill([0.000801980198019802 0.000801980198019802 0.000816831683168317 0.000816831683168317],[0.00132178217821782 0.00133663366336634 0.00133663366336634 0.00132178217821782],[0.8,0.7,0.4],'LineStyle','none')

fill([0.000816831683168317 0.000816831683168317 0.000831683168316832 0.000831683168316832],[0.00132178217821782 0.00133663366336634 0.00133663366336634 0.00132178217821782],[0.8,0.7,0.4],'LineStyle','none')

fill([0.000831683168316832 0.000831683168316832 0.000846534653465347 0.000846534653465347],[0.00132178217821782 0.00133663366336634 0.00133663366336634 0.00132178217821782],[0.8,0.7,0.4],'LineStyle','none')

fill([0.000846534653465347 0.000846534653465347 0.000861386138613861 0.000861386138613861],[0.00132178217821782 0.00133663366336634 0.00133663366336634 0.00132178217821782],[0.8,0.7,0.4],'LineStyle','none')

fill([0.000861386138613861 0.000861386138613861 0.000876237623762376 0.000876237623762376],[0.00132178217821782 0.00133663366336634 0.00133663366336634 0.00132178217821782],[0.8,0.7,0.4],'LineStyle','none')

fill([0.000712871287128713 0.000712871287128713 0.000727722772277228 0.000727722772277228],[0.00133663366336634 0.00135148514851485 0.00135148514851485 0.00133663366336634],[0.8,0.7,0.4],'LineStyle','none')

fill([0.000727722772277228 0.000727722772277228 0.000742574257425743 0.000742574257425743],[0.00133663366336634 0.00135148514851485 0.00135148514851485 0.00133663366336634],[0.8,0.7,0.4],'LineStyle','none')

fill([0.000742574257425743 0.000742574257425743 0.000757425742574257 0.000757425742574257],[0.00133663366336634 0.00135148514851485 0.00135148514851485 0.00133663366336634],[0.8,0.7,0.4],'LineStyle','none')

fill([0.000757425742574257 0.000757425742574257 0.000772277227722772 0.000772277227722772],[0.00133663366336634 0.00135148514851485 0.00135148514851485 0.00133663366336634],[0.8,0.7,0.4],'LineStyle','none')

fill([0.000772277227722772 0.000772277227722772 0.000787128712871287 0.000787128712871287],[0.00133663366336634 0.00135148514851485 0.00135148514851485 0.00133663366336634],[0.8,0.7,0.4],'LineStyle','none')
